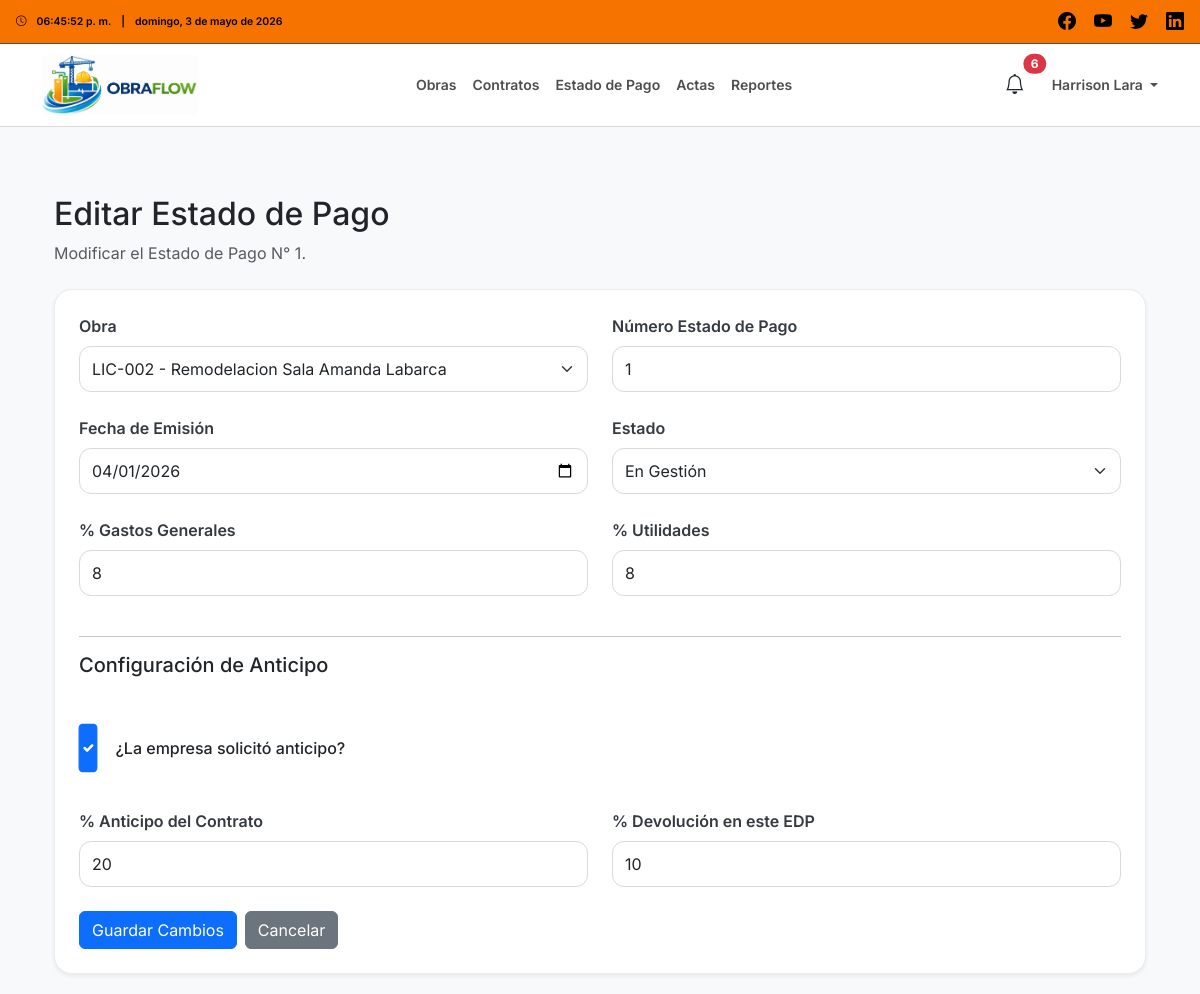
The page /edp/1/editar/ (signed in) on the database its author committed.
### users/models.py (models this page shows, shortened)
class User(AbstractUser):
    class Roles(models.TextChoices):
        ADMIN = 'ADMIN', 'Administrador'
        INSPECTOR = 'INSPECTOR', 'Inspector'
        CONTRATISTA = 'CONTRATISTA', 'Empresa Contratista'
    role = models.CharField(
        max_length=20,
        choices=Roles.choices,
        default=Roles.CONTRATISTA
    )

### edp/models.py (models this page shows, shortened)
class EstadoPago(models.Model):
    ESTADO_CHOICES = [
        ('EN_GESTION', 'En Gestión'),
        ('ENVIADO', 'Enviado'),
        ('APROBADO', 'Aprobado'),
        ('RECHAZADO', 'Rechazado'),
        ('PAGADO', 'Pagado'),
    ]
    ESTADO_FIRMA_CHOICES = [
        ('PENDIENTE', 'Pendiente por Firmar'),
        ('PENDIENTE_EMPRESA', 'Pendiente Firma Empresa'),
        ('PENDIENTE_INSPECTOR', 'Pendiente Firma Inspector'),
        ('FIRMADA', 'Firmada'),
    ]
    obra = models.ForeignKey(
        Obra,
        on_delete=models.CASCADE,
        related_name='estados_pago'
    )
    numero_estado_pago = models.PositiveIntegerField()
    fecha_inicio_periodo = models.DateField()
    fecha_termino_periodo = models.DateField()
    estado = models.CharField(
        max_length=20,
        choices=ESTADO_CHOICES,
        default='EN_GESTION'
    )
    anticipo_descontado = models.DecimalField(
        max_digits=14,
        decimal_places=2,
        default=0
    )
    monto_pagado_acumulado = models.DecimalField(
        max_digits=14,
        decimal_places=2,
        default=0
    )
    saldo_restante_por_pagar = models.DecimalField(
        max_digits=14,
        decimal_places=2,
        default=0
    )
    porcentaje_gastos_generales = models.DecimalField(
        max_digits=5,
        decimal_places=2,
        default=10
    )
    porcentaje_utilidades = models.DecimalField(
        max_digits=5,
        decimal_places=2,
        default=8
    )
    tiene_anticipo = models.BooleanField(default=False)
    porcentaje_anticipo = models.DecimalField(
        max_digits=5,
        decimal_places=2,
        default=0
    )
    porcentaje_devolucion_anticipo = models.DecimalField(
        max_digits=5,
        decimal_places=2,
        default=0
    )
    estado_firma = models.CharField(
        max_length=30,
        choices=ESTADO_FIRMA_CHOICES,
        default='PENDIENTE'
        )
    firma_inspector_texto = models.CharField(
        max_length=255,
        blank=True,
        null=True
    )
    firma_empresa_texto = models.CharField(
        max_length=255,
        blank=True,
        null=True
    )
    firmado_inspector = models.BooleanField(default=False)
    firmado_empresa = models.BooleanField(default=False)
    fecha_firma_inspector = models.DateTimeField(blank=True, null=True)
    fecha_firma_empresa = models.DateTimeField(blank=True, null=True)
    usuario_firma_inspector = models.ForeignKey(
        settings.AUTH_USER_MODEL,
        on_delete=models.SET_NULL,
        blank=True,
        null=True,
        related_name='edps_firmados_como_inspector'
    )
    usuario_firma_empresa = models.ForeignKey(
        settings.AUTH_USER_MODEL,
        on_delete=models.SET_NULL,
        blank=True,
        null=True,
        related_name='edps_firmados_como_empresa'
    )
    fecha_creacion = models.DateTimeField(auto_now_add=True)
    class Meta:
        verbose_name = 'Estado de Pago'
        verbose_name_plural = 'Estados de Pago'
        ordering = ['numero_estado_pago']
        constraints = [
            models.UniqueConstraint(
                fields=['obra', 'numero_estado_pago'],
                name='unique_numero_edp_por_obra',
                violation_error_message='Ya existe un Estado de Pago con ese número para la obra seleccionada.'
            )
        ]

### core/views.py (the view)
# urls.py: path('edp/<int:edp_id>/editar/', edp_editar, name='edp_editar'),
@login_required(login_url='login')
def edp_editar(request, edp_id):
    if request.user.role != 'INSPECTOR':
        return HttpResponseForbidden('No tienes permiso para editar estados de pago.')
    edp = get_object_or_404(
        EstadoPago,
        id=edp_id,
        obra__inspector=request.user
    )
    if request.method == 'POST':
        form = EstadoPagoForm(request.POST, instance=edp, inspector=request.user)
        if form.is_valid():
            edp_editado = form.save(commit=False)
            edp_editado.fecha_termino_periodo = edp_editado.fecha_inicio_periodo
            edp_anterior = obtener_edp_anterior(edp_editado)
            if edp_anterior:
                edp_editado.tiene_anticipo = edp_anterior.tiene_anticipo
                edp_editado.porcentaje_anticipo = edp_anterior.porcentaje_anticipo
            edp_editado.save()
            messages.success(
                request,
                f'El Estado de Pago N° {edp_editado.numero_estado_pago} fue actualizado correctamente.'
            )
            return redirect('edp_detalle', edp_id=edp.id)
    else:
        form = EstadoPagoForm(instance=edp, inspector=request.user)
    return render(request, 'edp/editar.html', {
        'form': form,
        'edp': edp
    })

### core/context_processors.py (called while the page is built)
def nombre_usuario(usuario):
    if not usuario:
        return ""
    nombre = f"{getattr(usuario, 'first_name', '')} {getattr(usuario, 'last_name', '')}".strip()
    if nombre:
        return nombre
    return getattr(usuario, 'username', '') or ""

### edp/forms.py (called while the page is built)
def formatear_porcentaje_input(valor):
    if valor is None:
        return ''
    try:
        numero = Decimal(valor)
        if numero == numero.to_integral():
            return str(int(numero))
        return str(numero).replace(".", ",")
    except:
        return valor

### obras/models.py (called while the page is built)
    def __str__(self):
        return f"{self.codigo} - {self.nombre}"

### trabajadores/models.py (called while the page is built)
    @property
    def documentos_completos(self):
        return hasattr(self, 'documentos') and all([
            self.documentos.carnet_identidad,
            self.documentos.certificado_antecedentes,
            self.documentos.contrato_trabajo,
        ])

### templates/edp/editar.html (shortened to what this page needs)
{% extends 'base.html' %}
{% load static %}
{% block content %}
<div class="container mt-4">
    <div class="mb-4">
        <h2>Editar Estado de Pago</h2>
        <p class="text-muted mb-0">
            Modificar el Estado de Pago N° {{ edp.numero_estado_pago }}.
        </p>
    </div>
    <div class="card shadow-sm obra-form-card">
        <div class="card-body p-4">
            <form method="POST" class="form-confirmacion-modal"
                  data-modal-titulo="Guardar Cambios"
                  data-modal-mensaje="¿Estás seguro de guardar los cambios realizados en este Estado de Pago?">
                <div class="row g-4">
                    <div class="col-md-6">
                        <label class="form-label obra-form-label">Obra</label>
                        {{ form.obra }}
                    </div>
                    <div class="col-md-6">
                        <label class="form-label obra-form-label">Número Estado de Pago</label>
                        {{ form.numero_estado_pago }}
                    </div>
                    <div class="col-md-6">
                        <label class="form-label obra-form-label">Fecha de Emisión</label>
                        {{ form.fecha_inicio_periodo }}
                    </div>
                    <div class="col-md-6">
                        <label class="form-label obra-form-label">Estado</label>
                        {{ form.estado }}
                    </div>
                    <div class="col-md-6">
                        <label class="form-label obra-form-label">% Gastos Generales</label>
                        {{ form.porcentaje_gastos_generales }}
                    </div>
                    <div class="col-md-6">
                        <label class="form-label obra-form-label">% Utilidades</label>
                        {{ form.porcentaje_utilidades }}
                    </div>
                    <div class="col-12" id="titulo-anticipo">
                        <hr>
                        <h5 class="mb-3">Configuración de Anticipo</h5>
                    </div>
                    <div class="col-md-6" id="campo-tiene-anticipo">
                        <div class="form-check mt-2">
                            {{ form.tiene_anticipo }}
                            <label class="form-check-label ms-2">
                                ¿La empresa solicitó anticipo?
                            </label>
                        </div>
                    </div>
                    <div class="col-md-6"></div>
                    <div class="col-md-6" id="campo-porcentaje-anticipo">
                        <label class="form-label obra-form-label">% Anticipo del Contrato</label>
                        {{ form.porcentaje_anticipo }}
                    </div>
                    <div class="col-md-6" id="campo-devolucion-anticipo">
                        <label class="form-label obra-form-label">% Devolución en este EDP</label>
                        {{ form.porcentaje_devolucion_anticipo }}
                    </div>
                </div>
                <div class="mt-4 d-flex gap-2 flex-wrap">
                    <button type="submit" class="btn btn-primary">Guardar Cambios</button>
                    <a href="{% url 'edp_detalle' edp.id %}" class="btn btn-secondary">Cancelar</a>
                </div>
            </form>
        </div>
    </div>
</div>
{% endblock %}

### templates/partials/navbar_inspector.html (shortened to what this page needs)
{% load static %}
<div class="top-bar-inspector d-flex justify-content-between align-items-center px-3">
    <div class="hora-info d-flex align-items-center flex-nowrap small">
        <i class="bi bi-clock me-2"></i>
        <span id="topbarClockInspector" class="me-2">--:--:--</span>
        <span class="me-2">|</span>
        <span id="topbarDateInspector" class="text-truncate">--</span>
    </div>
    <div class="social-icons">
        <a href="#"><i class="bi bi-facebook"></i></a>
        <a href="#"><i class="bi bi-youtube"></i></a>
        <a href="#"><i class="bi bi-twitter"></i></a>
        <a href="#"><i class="bi bi-linkedin"></i></a>
    </div>
</div>
<nav class="navbar navbar-expand-lg navbar-light navbar-inspector">
    <div class="container">
        <a class="navbar-brand d-flex align-items-center" href="{% url 'dashboard_inspector' %}">
            <img src="{% static 'images/logo_navbar.jpeg' %}" alt="OBRAFLOW" class="logo">
        </a>
        <div class="collapse navbar-collapse" id="navbarNavInspector">
            <ul class="navbar-nav mx-auto">
                <li class="nav-item"><a class="nav-link" href="{% url 'obras' %}">Obras</a></li>
                <li class="nav-item"><a class="nav-link" href="{% url 'contratos' %}">Contratos</a></li>
                <li class="nav-item"><a class="nav-link" href="{% url 'edp' %}">Estado de Pago</a></li>
                <li class="nav-item"><a class="nav-link" href="{% url 'actas' %}">Actas</a></li>
                <li class="nav-item"><a class="nav-link" href="{% url 'reportes_index' %}">Reportes</a></li>
            </ul>
            <div class="nav-icons d-flex align-items-center gap-3">
                <button class="btn btn-link nav-alert-btn position-relative"
                        type="button"
                        data-bs-toggle="offcanvas"
                        data-bs-target="#offcanvasAlertasInspector">
                    <i class="bi bi-bell fs-5"></i>
                    {% if nav_total_alertas > 0 %}
                    <span class="position-absolute top-0 start-100 translate-middle badge rounded-pill bg-danger">
                        {{ nav_total_alertas }}
                    </span>
                    {% endif %}
                </button>
                <div class="dropdown">
                    <a class="nav-link dropdown-toggle"
                       href="#"
                       role="button"
                       data-bs-toggle="dropdown"
                       aria-expanded="false">
                        {% if request.user.first_name %}
                            {{ request.user.first_name }} {{ request.user.last_name }}
                        {% else %}
                            {{ request.user.username }}
                        {% endif %}
                    </a>
                </div>
            </div>
        </div>
    </div>
</nav>

### static/css/styles.css (style rules this page uses)
body { font-family: 'Inter', sans-serif; background-color: #f8f9fa; margin: 0; padding: 0; }
.top-bar-inspector { background-color: #f77300; color: black; font-size: 12px; font-weight: 600; padding: 8px 15px; }
.top-bar-inspector .hora-info, .top-bar-empresa .hora-info { display: flex; align-items: center; gap: 2px; }
.top-bar-inspector .social-icons a, .top-bar-empresa .social-icons a { color: black; font-size: 18px; margin-left: 15px; text-decoration: none; transition: color 0.2s ease-in-out; }
.navbar-inspector { background-color: #ffffff; border-top: 1px solid #4e4e4e; border-bottom: 1px solid #d9d9d9; min-height: 70px; padding-top: 6px; padding-bottom: 6px; }
.logo { height: 100%; max-height: 60px; width: auto; object-fit: contain; display: block; }
.navbar-inspector .nav-link { color: #4e4e4e; font-weight: 600; font-size: 14px; transition: color 0.2s ease-in-out; white-space: nowrap; }
.nav-icons { display: flex; align-items: center; gap: 20px; }
.obra-form-card { border: 1px solid #ececec; border-radius: 18px; }
.obra-form-label { font-weight: 600; color: #343a40; margin-bottom: 8px; }
.obra-form-card input, .obra-form-card select, .obra-form-card textarea { border-radius: 12px; border: 1px solid #d9d9d9; min-height: 46px; box-shadow: none; }
.obra-form-card input, .obra-form-card select { border-radius: 12px; border: 1px solid #d9d9d9; min-height: 46px; box-shadow: none; }
.form-check-input { width: 1.15rem; height: 1.15rem; margin-top: 0; cursor: pointer; border: 1.5px solid #adb5bd; }
.form-check { display: flex; align-items: center; gap: 10px; margin-bottom: 14px; }
.form-check-label { margin: 0; cursor: pointer; font-weight: 500; color: #212529; }
.form-check-input:checked { transform: scale(1.05); }
.nav-alert-btn { color: #212529; text-decoration: none; padding: 6px 10px; }

### rows shown on the page
User: user.first_name "Harrison", user.last_name "Lara"
EstadoPago: numero_estado_pago "1", obra "LIC-002 - Remodelacion Sala Amanda Labarca", fecha_inicio_periodo "04/01/2026", estado "En Gestión", porcentaje_gastos_generales "8", porcentaje_utilidades "8", tiene_anticipo "☑", porcentaje_anticipo "20", porcentaje_devolucion_anticipo "10"

### other values the page prints
{{ nav_total_alertas }} "6"
